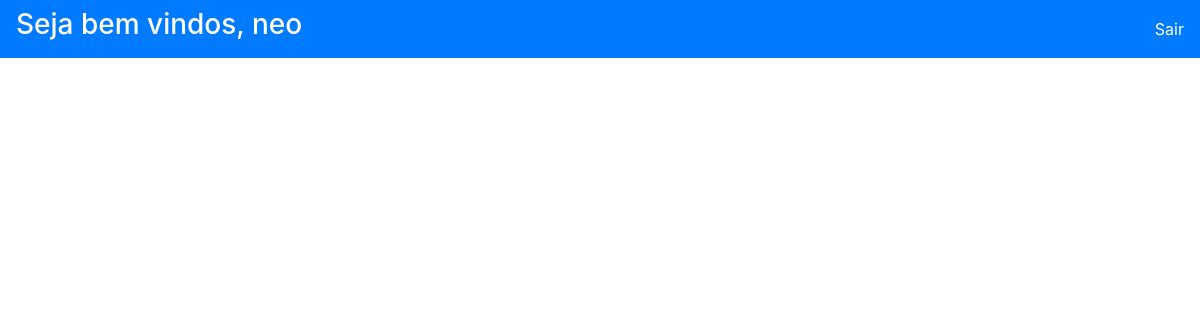
/index.php?page=menu (signed in), run on an earlier commit of the app's database.
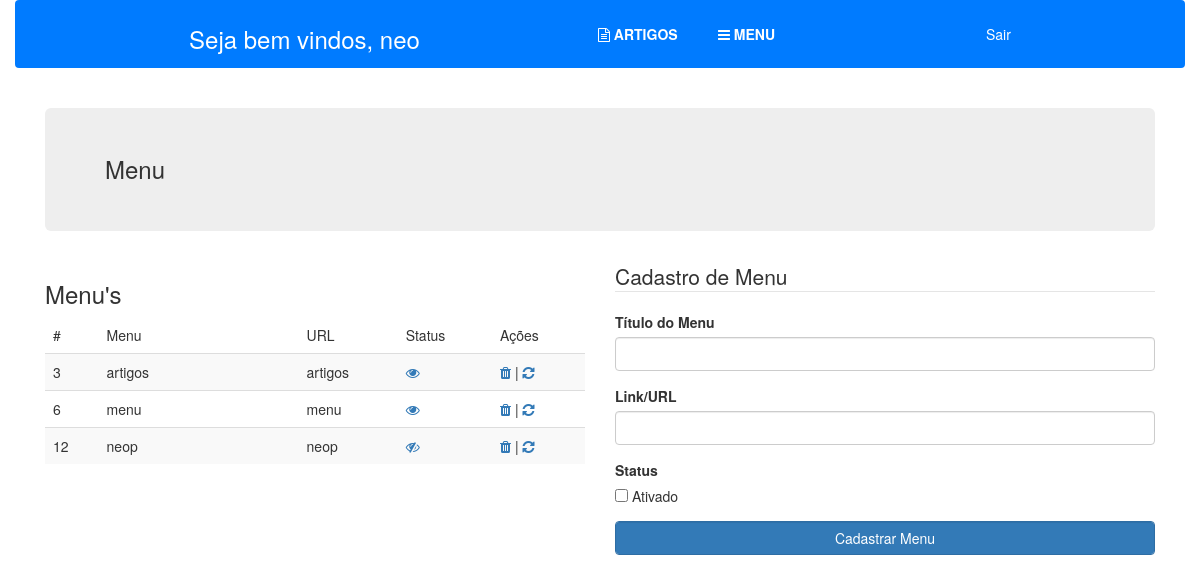
And on a later commit of the database.
### tables this page shows
CREATE TABLE `menu` (
  `id` int(11) NOT NULL,
  `titulo` varchar(50) NOT NULL,
  `url` varchar(100) NOT NULL,
  `status` enum('ativo','inativo') NOT NULL,
  `icon` varchar(20) NOT NULL
);

### index.php (the view, shortened to what this page needs)
<?php
	require("config.php");
	if($_SESSION['user']){
		$user = $_SESSION['user'];
	}else{
		header('location:login.php');
	}
?>
<!DOCTYPE html>
<html lang="pt-br">
<head>
	<link rel="stylesheet" type="text/css" href="css/font-awesome.min.css">
	<link rel="stylesheet" href="https://stackpath.bootstrapcdn.com/bootstrap/4.1.3/css/bootstrap.min.css">
</head>
<body>
<nav class="navbar navbar-dark bg-primary">
 <h3>Seja bem vindos, <?php echo $user;?></h3>
 <nav>
 <ul class="nav">
	<?php
		$sql = "SELECT * FROM menu WHERE status = 'ativo'";
		$query = mysqli_query($conexao, $sql);
		$m = array();
		while($menus = mysqli_fetch_assoc($query)){
			echo "<li class='nav-item'>
		             <a class='nav-link' href='?page=".$menus['url']."'><i class='".$menus['icon']."'></i> ".strtoupper($menus['titulo'])."</a>
		  	      </li>";
		  	array_push($m, $menus['titulo']);
		}
	?>
</ul>
</nav>
<a style="color: white; float:right" href="?sair">Sair</a>
</nav>
	<div class="container">
		<?php
			if(isset($_REQUEST['page'])){
				foreach ($m as $ms) {
					if($_REQUEST['page'] == $ms){
						include('pages/'.$ms.'.php');
					}
				}
			}else{
				include('pages/home.php');
		    }
		?>
	</div>
</body>
</html>

### pages/menu.php (shortened to what this page needs)
<!DOCTYPE html>
<html lang="en">
<head>
	<link rel="stylesheet" type="text/css" href="../css/bootstrap.min.css">
	<link rel="stylesheet" type="text/css" href="../css/font-awesome.min.css">
</head>
<body class="container-fluid">
	<h3 class="jumbotron">Menu</h3>
	<div class="row">
		<div class="col-md-6">
			<h3>Menu's</h3>
		<table class="table table-hover table-striped">
			<thead>
				<tr>
					<td>#</td>
					<td>Menu</td>
					<td>URL</td>
					<td>Status</td>
					<td>Ações</td>
				</tr>
			</thead>
			<tbody>
				<?php
					include ('../config.php');
					$sql = "SELECT * FROM menu";
					$query = mysqli_query($conexao, $sql);
					if(mysqli_num_rows($query) < 1){
						echo "<tr class='text-center'><td colspan='3'>Não possui usuários cadastrados!</td><tr>";
					}else{
						while ($dados = mysqli_fetch_array($query)) {
						echo "<tr>
						  	<td>".$dados['id']."</td>
						  	<td style='width:200px'>".$dados['titulo']."</td>
						  	<td>".$dados['url']."</td>";
						  	if($dados['status'] == "ativo"){
						  		$estado = "<a href='?page=menu&id=".$dados['id']."&visibilidade=of'><i class='fa fa-eye'></i>";
						  	}else{
						  		$estado = "<a href='?page=menu&id=".$dados['id']."&visibilidade=on'><i class='fa fa-eye-slash'></i>";
						  	}
						  	echo "<td>".$estado."</i></td>
						  	<td><a href='?page=menu&acao=d&menu=".$dados['titulo']."'><i class='fa fa-trash'></i></a> | <a href='?page=menu&acao=u&menu=".$dados['titulo']."'><i class='fa fa-refresh'></i></a></td>
						  </tr>";
						}
					}
				?>
			</tbody>
		</table>
		</div>
		<div class="col-md-6">
			<form method="post" action="cadMenu.php">
		  <fieldset>
		  <div class="form-group">
		   	<legend>Cadastro de Menu</legend>
		  	<label for="menu">Título do Menu</label>
		    <input type="text" class="form-control" id="menu" name="menu">
		  </div>
		  <div class="form-group">
		    <label for="url">Link/URL</label>
		    <input type="text" class="form-control" id="url" name="url">
		  </div>
		  <div class="form-group">
		    <label for="url">Status</label><br>
		    <input type="checkbox" id="status" name="status">
		    Ativado
		  </div>
		  <button type="submit" class="btn btn-primary form-control">Cadastrar Menu</button>
		   </fieldset>
		</form>
		</div>
	</div>
</body>
</html>

### index.php (style rules this page uses)
.nav-link { width: 120px; color:#fff; font-weight: 700 }
nav h3 { color: #fff }

What changed in the data, as far as the page shows it:
now on this page (row edited): menu: titulo "ARTIGOS", id "3", titulo "artigos", url "artigos"
now on this page (row edited): menu: titulo "MENU", id "6", titulo "menu", url "menu"
added menu: id "12", titulo "neop", url "neop"
Also different on the page:
new list line: "Menu Menu's # Menu URL Status Ações Cadastro de Menu Título do Menu  Link/URL  Status ☐ Ativado Cadastrar Menu"
